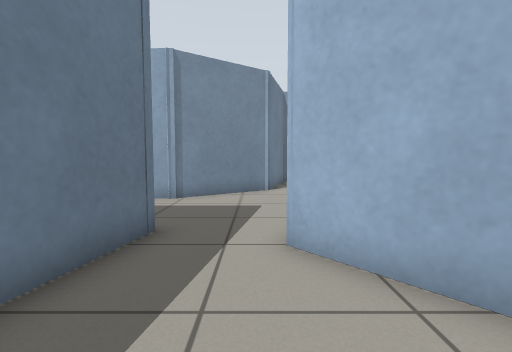
[1] (above)

19 first-person views from a walk through a robot-simulator world made for Gazebo. The camera is 0.72 m above the floor, tilts 4° down and sees 85° across. The floor is counted in squares, 0.5 m on a side. Each view is taken from the middle of a square. On the plan, view 1 faces up. The plan holds only what a view shows up to about 14 squares ahead; the rest is blank.

[2]
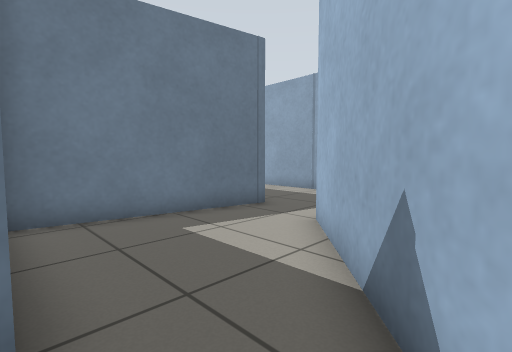

[3]
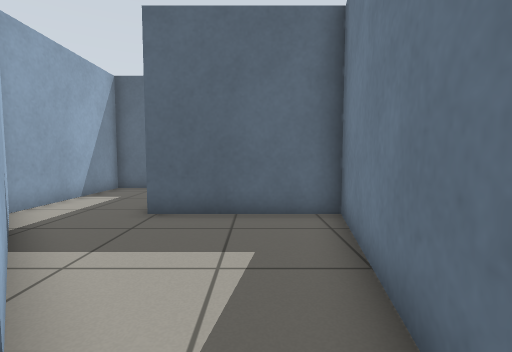

[4]
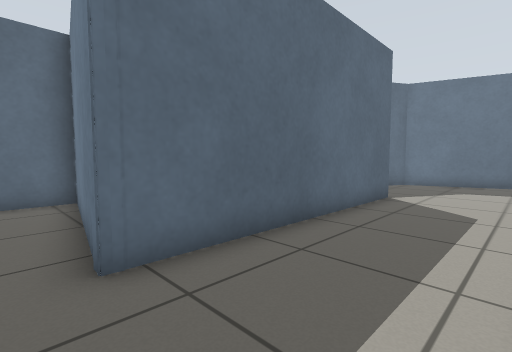

[5]
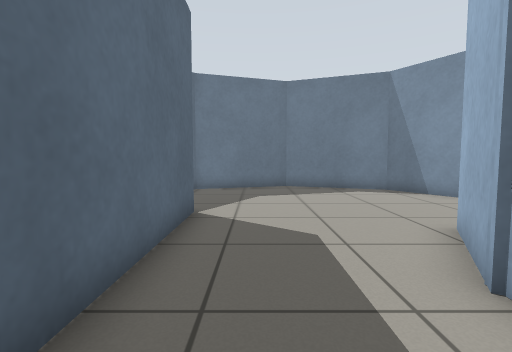

[6]
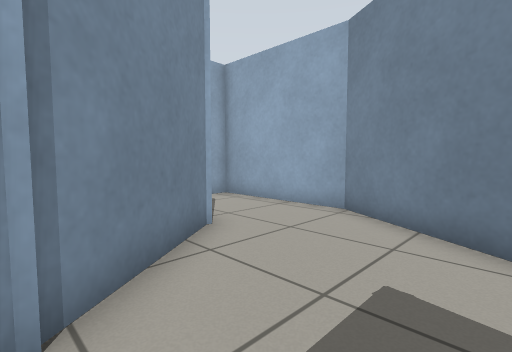

[7]
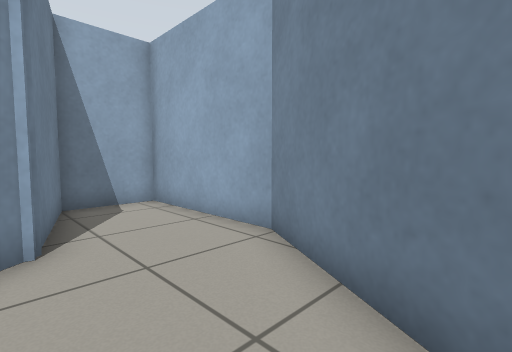

[8]
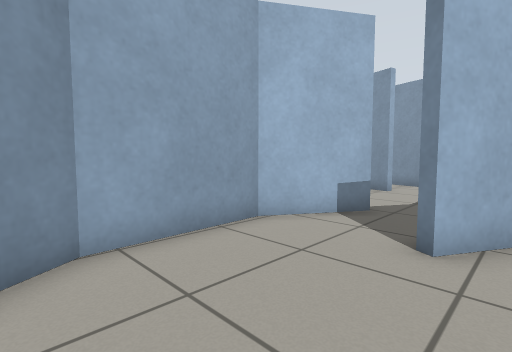

[9]
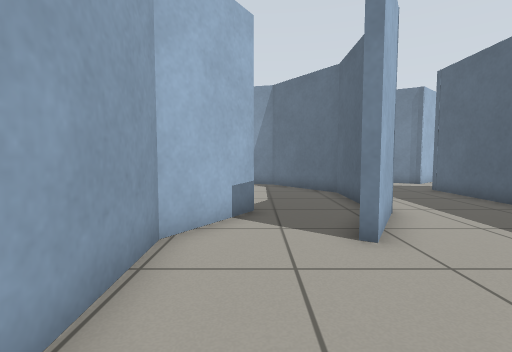

[10]
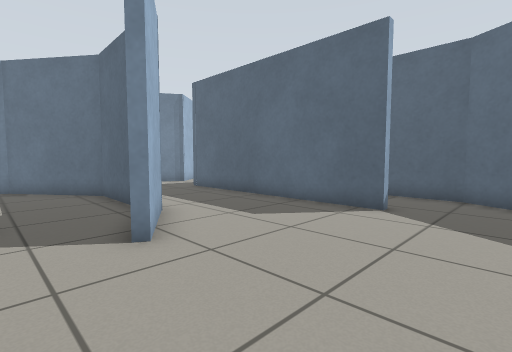

[11]
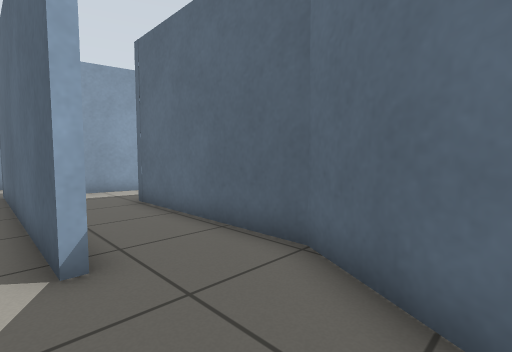

[12]
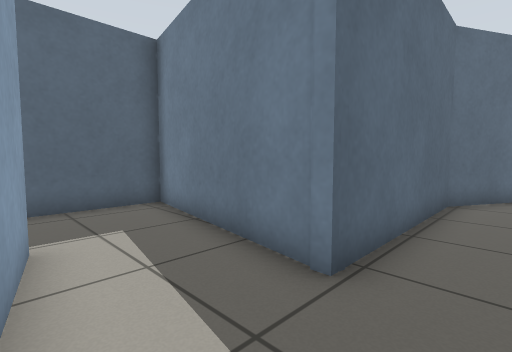

[13]
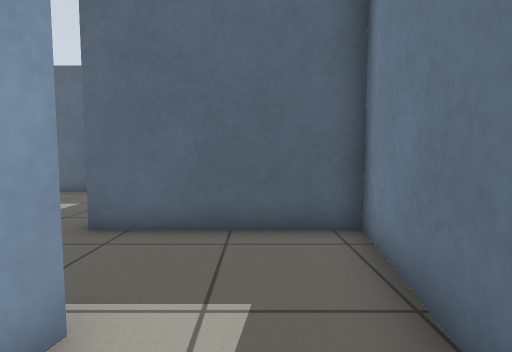

[14]
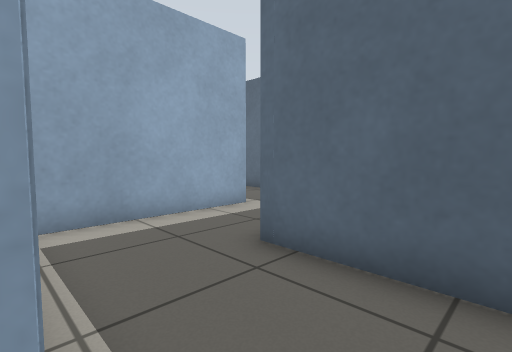

[15]
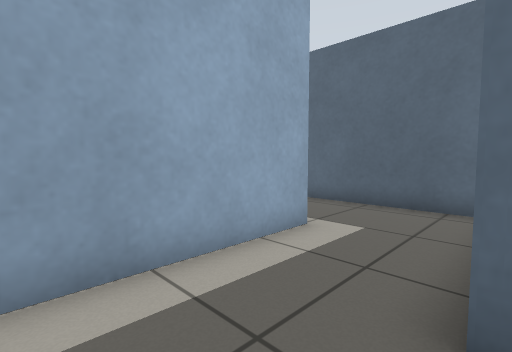

[16]
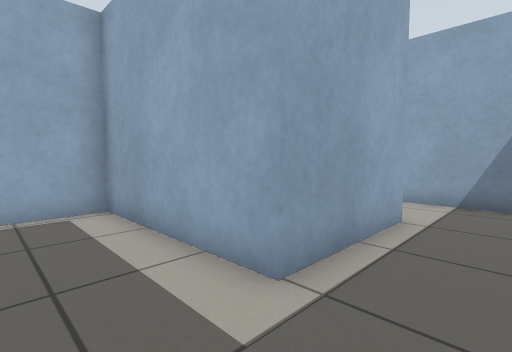

[17]
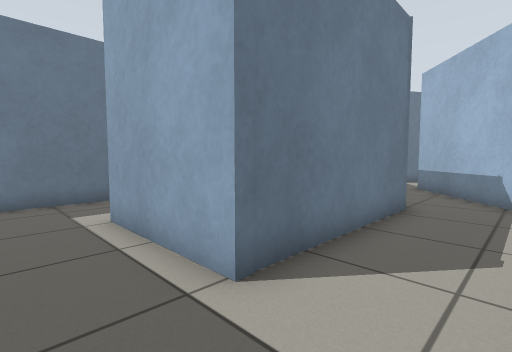

[18]
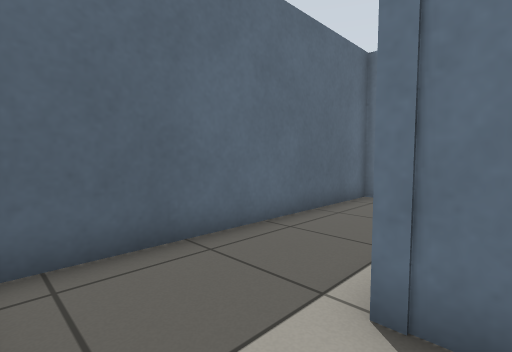

[19]
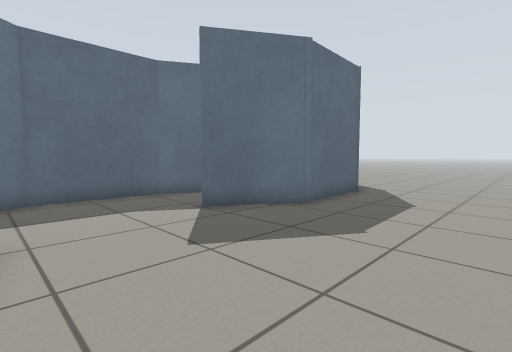

### Floor plan
Points are (right, up) in squares from view 1. A wall is a line through its corners. A room is listed if a view was taken in it or the views show most of it. See-through windows are left out.
Room 1 (view 1)
walls: (3.5, 1) (0.6, 4.4); (-2.3, 3.7) (-3.1, -0.9) (1.7, -0.9)
ways out: opening at (3, 0) to room 2; opening at (-0.5, 3) to room 3
Room 2 (view 2)
walls: (3.9, -6.7) (5.3, -6.7) (5.2, -1) (3.5, 1)
ways out: opening at (3, 0) to room 1
Room 3 (views 3, 4, 5, 6, 7, 8, 9, 10, 11)
walls: (-8, 13.9) (-9.2, 14.7) (-13, 14.5) (-16, 12.6) (-17.5, 8.5) (-16.2, 4.4) (-15, 3.7); (-11.2, 5.4) (-2, 5.4) (-2, 5); (-2, 5.4) (-2.3, 3.7); (0.7, 12.1) (-2.9, 9.5) (-7, 9.6) (-9.5, 11); (2, 7) (4.1, 10.6) (4, 15.8) (1.5, 15.7) (0.5, 11.7)
low walls: (0.6, 4.4) (1.1, 5.4)
ways out: opening at (-0.5, 3) to room 1; opening at (-13, 5) to room 4; opening at (-8.5, 12.5) to room 7
Room 4 (views 12, 13, 14)
walls: (-11.2, 5) (-11.2, 5.4); (-3.5, -1.2) (-2.7, 3.1); (-15, 3.7) (-12.5, 2.3) (-6, 2.3) (-7.1, -4.4) (-3.6, -4.4)
ways out: opening at (-13, 5) to room 3; opening at (-2.5, -2.5) to room 5
Room 5 (views 15, 16, 17, 18)
walls: (-1.7, -5.9) (-1.8, -10.3) (7.9, -10.2); (-3.6, -4.4) (-1.6, -4.4); (5.5, -0.9) (5.6, -7) (1.4, -7) (1.4, -1.2) (-0.8, -1.2); (7.7, 1) (4.4, 4.8); (8.5, -8.7) (8.5, -6)
ways out: opening at (-2.5, -2.5) to room 4
Room 6 (view 19)
walls: (-13, 14.8) (-9, 15); (-9.4, 15.1) (-6.4, 13.3)
ways out: opening at (-4.5, 15) to room 7
Room 7 (no view inside)
walls: (-2, 14.2) (-1.8, 15.1); (-6.6, 13) (-8, 13.9); (-8.3, 10.7) (-6.9, 9.9) (-3, 9.8) (0.3, 12.2) (1, 15.1)
ways out: opening at (-8.5, 12.5) to room 3; opening at (-4.5, 15) to room 6; opening at (0, 15.5)

Where each view was taken, in squares from view 1:
view 1: 0 up, 0 right, facing up
view 2: 1 down, 4 right, facing up-left
view 3: 6 up, 1 left, facing down
view 4: 9 up, 1 left, facing down-left
view 5: 7 up, 4 left, facing left
view 6: 7 up, 3 left, facing up-right
view 7: 7 up, 0 right, facing up-right
view 8: 10 up, 14 left, facing up-right
view 9: 13 up, 14 left, facing right
view 10: 13 up, 14 left, facing down-right
view 11: 6 up, 15 left, facing down-right
view 12: 4 up, 3 left, facing down-left
view 13: 1 up, 5 left, facing down
view 14: 1 down, 5 left, facing down-right
view 15: 2 down, 2 left, facing down-right
view 16: 9 down, 1 left, facing up-right
view 17: 9 down, 8 right, facing up-left
view 18: 6 down, 8 right, facing down-left
view 19: 20 up, 2 left, facing down-left
